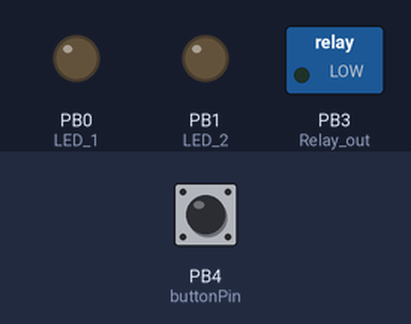
Bench run of a sketch on a simulated ATtiny85, built with avr-gcc and run on an emulated ATtiny85. On the bench: switched loads named in the sketch (green lamp = pin HIGH), output pins drawn as LEDs (lit = HIGH). Inputs (shaded band) come from the test bench; at power-on: PB4 (buttonPin) LOW.

Above: at 1.2 s.
1.3 s: PB4 (buttonPin) pulled HIGH for 0.15 s
At 1.6 s:
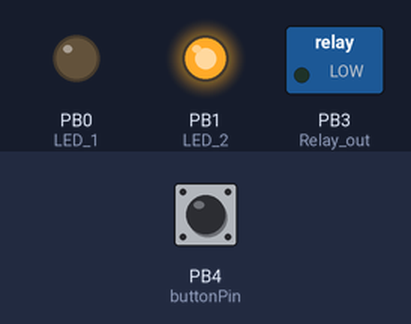
4.4 s: PB4 (buttonPin) pulled HIGH for 1 s
At 5.2 s:
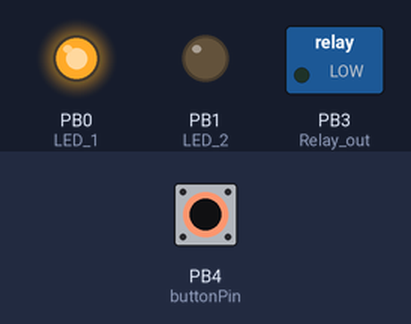
8.4 s: PB4 (buttonPin) pulled HIGH for 0.15 s
At 9.5 s:
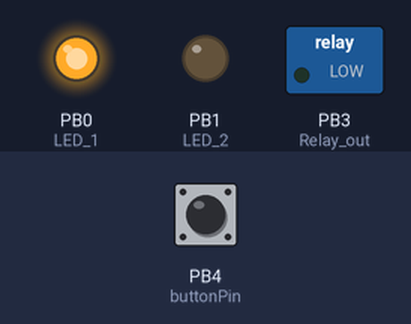
11.5 s: PB4 (buttonPin) pulled HIGH for 0.15 s
At 11.8 s:
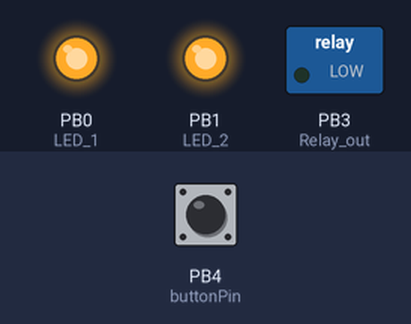
14.6 s: PB4 (buttonPin) pulled HIGH for 3.2 s
At 15.4 s:
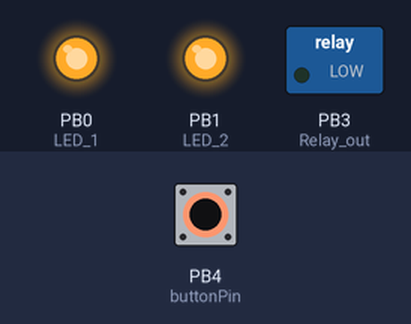
19.3 s: PB4 (buttonPin) pulled HIGH for 1 s
At 26.5 s:
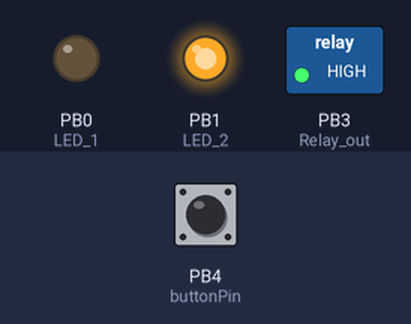
Timing chart, 0 to 26.8 s (numbered marks = the images above; inputs shaded):
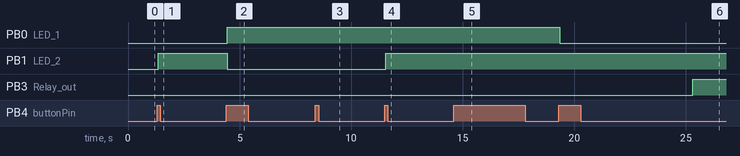

The sketch:

Mobile_timer_ATTiny85.ino
```cpp
/*// Arduino Nano pins
const int buttonPin = 2;    // the number of the pushbutton pin
const int LED_1 = 13;     //LED row 1
const int LED_2 = 12;     //LED row 2
const int LED_3 = 11;     //LED row 3
const int Relay_out = 4; // relay on pinn 4
*/
// ATTINY85 pins
const int buttonPin = 4;    // the number of the pushbutton pin
const int LED_1 = 0;     //LED row 1
const int LED_2 = 1;     //LED row 2
const int LED_3 = 2;     //LED row 3
const int Relay_out = 3; // relay on pinn 4


const int one_hour = 3600; // one hr counter
// Variables will change:
int buttonState;             // the current reading from the input pin
int lastButtonState = LOW;   // the previous reading from the input pin
unsigned long lastDebounceTime = 0;  // the last time the output pin was toggled
unsigned long debounceDelay = 50;    // the debounce time; increase if the output flickers
int Flag =0; // set to 0 hours
int select_hrs_flag=0;
int hr_count=0;

void LED_ALL_OFF(){
  pinMode(LED_1, INPUT);     //row 1
  digitalWrite(LED_1, LOW);
  pinMode(LED_2, INPUT);    //row 2
  digitalWrite(LED_2, LOW);
  pinMode(LED_3, INPUT);    //row 3
  digitalWrite(LED_3, LOW);

}
void LED1_ON()  {   //turn on LED L1
  pinMode(LED_1, OUTPUT);     //row 1
  digitalWrite(LED_1, LOW);
  pinMode(LED_2, OUTPUT);     //row 2
  digitalWrite(LED_2, HIGH);
  pinMode(LED_3, INPUT);      //row 3
  digitalWrite(LED_3, LOW);
}

void LED2_ON()  {  //turn on LED L2
  pinMode(LED_1, OUTPUT);     //row 1
  digitalWrite(LED_1, HIGH);
  pinMode(LED_2, OUTPUT);     //row 2
  digitalWrite(LED_2, LOW);
  pinMode(LED_3, INPUT);      //row 3
  digitalWrite(LED_3, LOW);
}
void LED3_ON()  {  //turn on LED L3
  pinMode(LED_1, INPUT);      //row 1
  digitalWrite(LED_1, LOW);
  pinMode(LED_2, OUTPUT);     //row 2
  digitalWrite(LED_2, LOW);
  pinMode(LED_3, OUTPUT);     //row 3
  digitalWrite(LED_3, HIGH);
}

void LED4_ON()  {  //turn on LED L4
  pinMode(LED_1, INPUT);     //row 1
  digitalWrite(LED_1, LOW);
  pinMode(LED_2, OUTPUT);    //row 2
  digitalWrite(LED_2, HIGH);
  pinMode(LED_3, OUTPUT);    //row 3
  digitalWrite(LED_3, LOW);
}

void case_Led_ON() {
    switch (Flag) {
      case 1:
        LED1_ON();
        break;
      case 2:
        LED2_ON();
        break;
      case 3:
        LED3_ON();
        break;
      case 4:
        LED4_ON();
        break;
      default:
        LED_ALL_OFF();
        break;
    }
}

void select_hrs(){
    // read the state of the switch into a local variable:
  int reading = digitalRead(buttonPin);
  if (reading != lastButtonState) {
    // reset the debouncing timer
    lastDebounceTime = millis();
  }
  if ((millis() - lastDebounceTime) > debounceDelay) {
    if (reading != buttonState) {
      buttonState = reading;
      // only toggle the LED if the new button state is HIGH
      if (buttonState == HIGH) {
        Flag=Flag+1;
      }
      if (Flag>4){
        Flag=0;
      }
    }
  }
 // save the reading. Next time through the loop, it'll be the lastButtonState:
  lastButtonState = reading;
  // switch on LED based on flag
  case_Led_ON();
 // Come out of loop if the key is not pressed for 5 secs
 if(Flag > 0){
   if ((millis() - lastDebounceTime) > 5000){
 // Serial.println("Deafult timeout ");
  select_hrs_flag = 1;
   }
  }

  //Serial.println("Inside Select Hr Loop");
}

void setup() {
  pinMode(buttonPin, INPUT);
  pinMode(Relay_out, OUTPUT);
  // initialize serial communication:
//  Serial.begin(9600);

}

void loop() {
while (select_hrs_flag == 0) {
    select_hrs();
  }
//Serial.println("Outside Select Hr loop");
//Serial.println(select_hrs_flag);
if (Flag > 0) {
    digitalWrite(Relay_out, HIGH);
  }
while (hr_count < one_hour) {
  case_Led_ON();
  delay(500);
  LED_ALL_OFF();
  delay(500);
  hr_count=hr_count + 1;
  }
  if (Flag > 0) {
  Flag = Flag - 1 ;
 // Serial.println("reducing 1 Hr");
  hr_count=0;
}
if (Flag ==0){
  digitalWrite(Relay_out, LOW);
  select_hrs_flag = 0;
}
}
```

Measured:
- after the input at 1.3 s, PB1 (LED_2): LOW → HIGH after 0.05 s
- after the input at 4.4 s, PB0 (LED_1): LOW → HIGH after 0.05 s; PB1 (LED_2): HIGH → LOW after 0.05 s; PB3 (Relay_out): stays LOW (without the input it goes to HIGH after 2.0 s)
- after the input at 8.4 s, PB3 (Relay_out): stays LOW (without the input it goes to HIGH after 2.0 s)
- after the input at 11.5 s, PB1 (LED_2): LOW → HIGH after 0.05 s; PB3 (Relay_out): stays LOW (without the input it goes to HIGH after 2.0 s)
- after the input at 14.6 s, PB3 (Relay_out): stays LOW (without the input it goes to HIGH after 2.1 s)
- after the input at 19.3 s, PB0 (LED_1): HIGH → LOW after 0.05 s; PB3 (Relay_out): LOW → HIGH after 6.0 s
